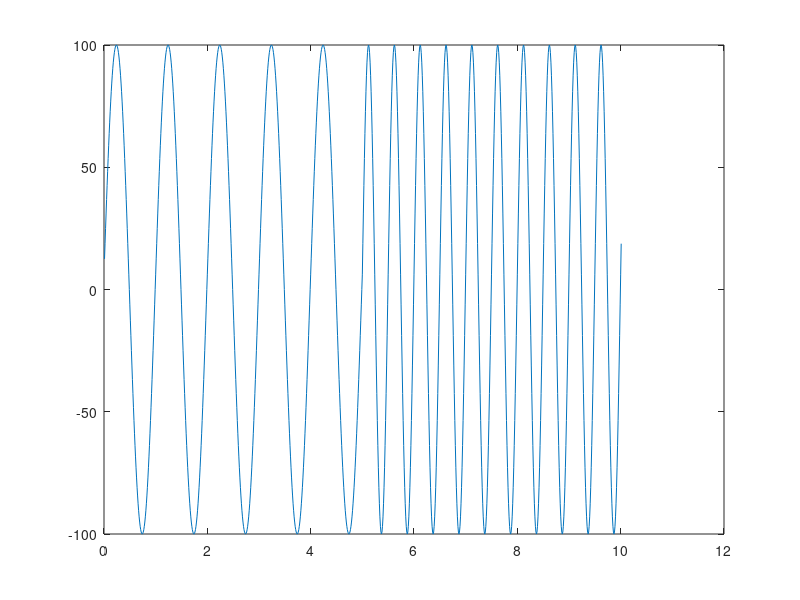
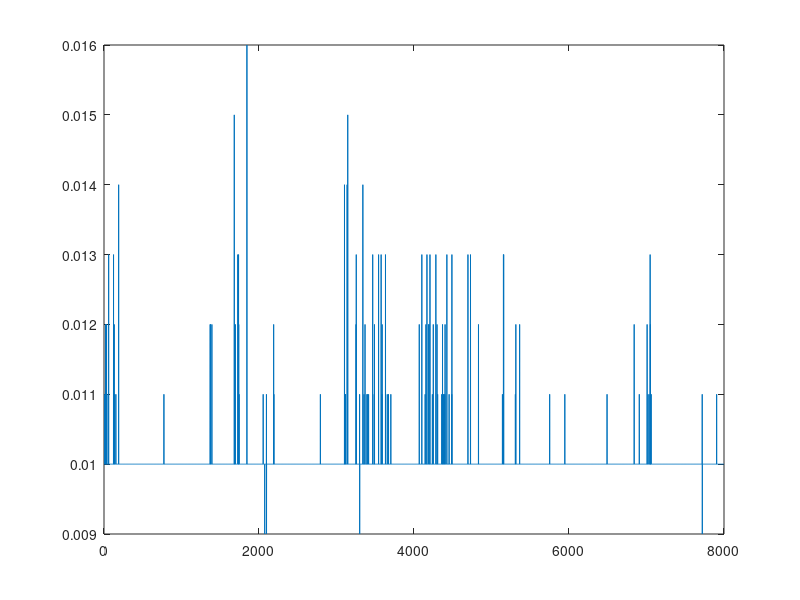
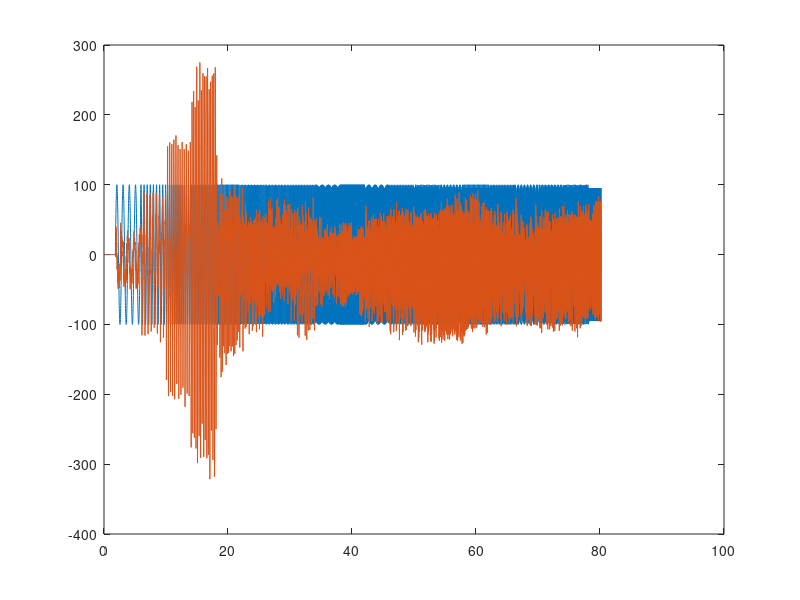
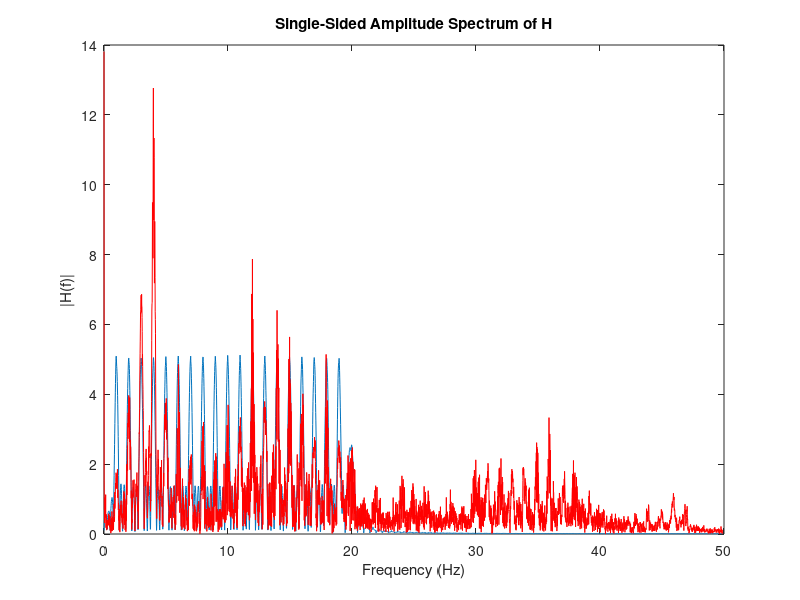

These charts were generated, in order, by the following MATLAB code:
clear all
close all
clc
sweepCount = 1;
SAMPLER_RATE=10;
SWEEP_TIME=5000;
w0=0;
f=1;
A=100;
count=0;
for i=0:1000
    if(sweepCount<=SWEEP_TIME/SAMPLER_RATE)
        sweepCount=sweepCount+1
        wt=2*pi*f*sweepCount*(SAMPLER_RATE/1000)+w0;
    else
        f=f+1;
        sweepCount=1;
        w0=wt;
        wt=2*pi*f*sweepCount*(SAMPLER_RATE/1000)+w0;
    end
    count=count+1;
    tau(i+1)=A*sin(wt);
    time(i+1)=count*SAMPLER_RATE/1000;
end
plot(time,tau)

load ftSweepData_leftarm.dat
ftSweepData_leftarm=ftSweepData_leftarm(2:8000,:);
dt=ftSweepData_leftarm(2:end,1);
tauIn=ftSweepData_leftarm(:,2);
tauOut=ftSweepData_leftarm(:,3);
figure
plot(dt)
dt=mean(dt)
time=[0:dt:dt*(length(tauIn)-1)];
figure
plot(time,[tauIn 500*tauOut])
%%
Fs = 1/dt;                    % Sampling frequency
L = length(tauIn);                     % Length of signal
t = (0:L-1)*dt;                % Time vector
NFFT = 2^nextpow2(L); % Next power of 2 from length of y
TAUIN = fft(tauIn,NFFT)/L;
TAUOUT = fft(tauOut,NFFT)/L;
f = Fs/2*linspace(0,1,NFFT/2+1);
H=TAUOUT./TAUIN;
% Plot single-sided amplitude spectrum.
figure
plot(f,2*abs(TAUIN(1:NFFT/2+1))),hold on 
plot(f,2*500*abs(TAUOUT(1:NFFT/2+1)),'r') 
title('Single-Sided Amplitude Spectrum of H')
xlabel('Frequency (Hz)')
ylabel('|H(f)|')
figure
semilogx(f,20*log10(2*abs(H(1:NFFT/2+1)))),axis([1 20 -90 0])




